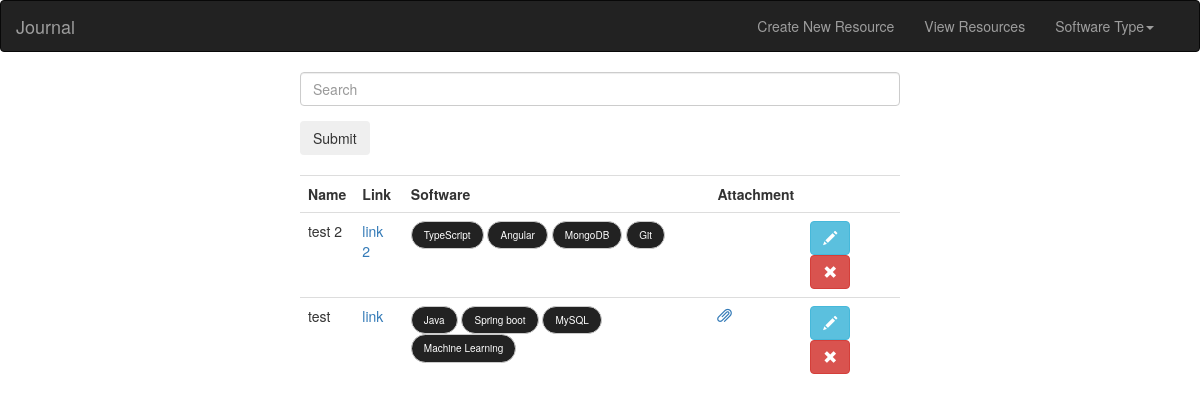
Before: / with the older database file.
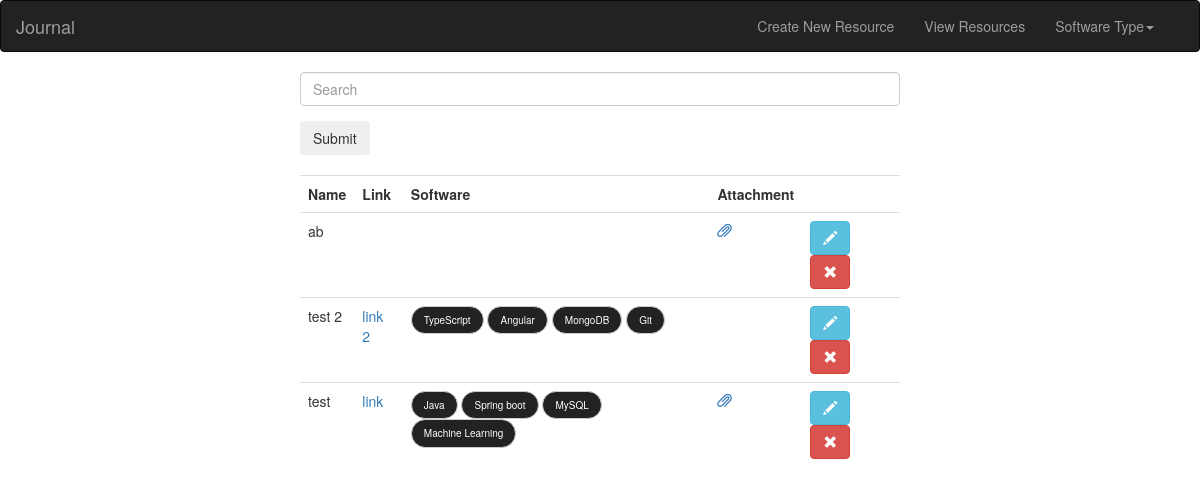
After: the same page with the newer database file.
### create_resource/models.py (models this page shows, shortened)
class Resource(models.Model):
    name = models.CharField(max_length=400)
    link = models.CharField(max_length=1000, blank=True, null=True)
    attachment = models.FileField(upload_to='documents/', blank=True, null=True)
    language = models.ForeignKey(Language, default=None, blank=True, null=True, on_delete=models.CASCADE)
    framework = models.ForeignKey(Framework, default=None, blank=True, null=True, on_delete=models.CASCADE)
    database = models.ForeignKey(Database, default=None, blank=True, null=True, on_delete=models.CASCADE)
    technology = models.ForeignKey(Technology, default=None, blank=True, null=True, on_delete=models.CASCADE)
    created_date = models.DateTimeField(auto_now_add=True, null=True)

class Language(models.Model):
    language = models.CharField(max_length=100, blank=True, null=True)
    def __str__(self):
        return self.language

class Framework(models.Model):
    framework = models.CharField(max_length=100, blank=True, null=True)
    def __str__(self):
        return self.framework

class Database(models.Model):
    database = models.CharField(max_length=100, blank=True, null=True)
    def __str__(self):
        return self.database

class Technology(models.Model):
    technology = models.CharField(max_length=100, blank=True, null=True)
    def __str__(self):
        return self.technology

### journal_resource/views.py (the view)
# urls.py: 2. Add a URL to urlpatterns:  path('', views.home, name='home')
def home(request):
    all_resources = Resource.objects.all().order_by("-created_date")
    return render(request, 'index.html', {"all_resources": all_resources})

### journal_resource/templates/index.html (shortened to what this page needs)
{% extends 'base.html' %}
{% load static %}
{% block content %}
<form method="GET" action="{% url 'search' %}">
    <div class="form-group">
        <input type="text" class="form-control" name="search" placeholder="Search">
    </div>
    <button type="submit" class="btn btn-light">Submit</button>
</form>
{% if all_resources %}
    <table class="table">
        <tr>
            <th>Name</th>
            <th>Link</th>
            <th>Software</th>
            <th>Attachment</th>
            <th></th>
        </tr>
        {% for resource in all_resources %}
        <tr>
            <td>{{ resource.name }}</td>
            <td>
            {% if resource.link %}
                <a href="{{ resource.link }}">{{ resource.link }}</a>
            {% endif %}
            </td>
            <td>
                {% if resource.language %}
                <a href="{% url 'search_software' resource.language|slugify|title %}" class="btn btn-default">{{ resource.language.language }}</a>
                {% endif %}
                {% if resource.framework %}
                <a href="{% url 'search_software' resource.framework|slugify|title %}" class="btn btn-default">{{ resource.framework.framework }}</a>
                {% endif %}
                {% if resource.database %}
                <a href="{% url 'search_software' resource.database|slugify|title %}" class="btn btn-default">{{ resource.database }}</a>
                {% endif %}
                {% if resource.technology %}
                <a href="{% url 'search_software' resource.technology|slugify|title %}" class="btn btn-default">{{ resource.technology }}</a>
                {% endif %}
            </td>
            <td>
                {% if resource.attachment %}
                <a href="file:///{{ resource.attachment }}"><i class="glyphicon glyphicon-paperclip"></i></a>
                {% endif %}
            </td>
            <td>
                <a href="{% url 'update_resource' resource.id %}" class="btn btn-info"><i class="glyphicon glyphicon-pencil"></i></a>
                <a href="{% url 'delete_resource' resource.id %}" class="btn btn-danger"><i class="glyphicon glyphicon-remove"></i></a>
            </td>
        </tr>
        {% endfor %}
    </table>
{% endif %}
{% endblock %}

### templates/base.html (shortened to what this page needs)
<!doctype html>
{% load static %}
<html lang="en">
<head>
    <link rel="stylesheet" href="https://maxcdn.bootstrapcdn.com/bootstrap/3.3.7/css/bootstrap.min.css">
    <link rel="stylesheet" href="{% static 'css/styles.css' %}" type="text/css" />
</head>
<body>
    <nav class="navbar navbar-inverse">
      <div class="container-fluid">
        <div class="navbar-header">
          <a class="navbar-brand" href="{% url 'home' %}">Journal</a>
        </div>
        <div class="collapse navbar-collapse navbar-right" id="bs-example-navbar-collapse-1">
          <ul class="nav navbar-nav">
            <li role="presentation"><a href="{% url 'create_resource' %}">Create New Resource</a></li>
            <li role="presentation"><a href="{% url 'home' %}">View Resources</a></li>
            <li class="dropdown">
              <a href="#" class="dropdown-toggle" data-toggle="dropdown" role="button" aria-haspopup="true" aria-expanded="false">Software Type<span class="caret"></span></a>
            </li>
          </ul>
        </div>
      </div>
    </nav>
    <div class="body-container">
        {% block content %}
        {% endblock %}
    </div>
</body>
</html>

### static/css/styles.css (style rules this page uses)
.body-container { width: 50% !important; margin: auto !important; }
form, table { margin-top: 2rem !important; }
.btn-default { color: #fff; background-color: #222; font-size: 1rem; border-radius: 20px; }

Changed rows visible on the page:
added Resource: name "ab"
